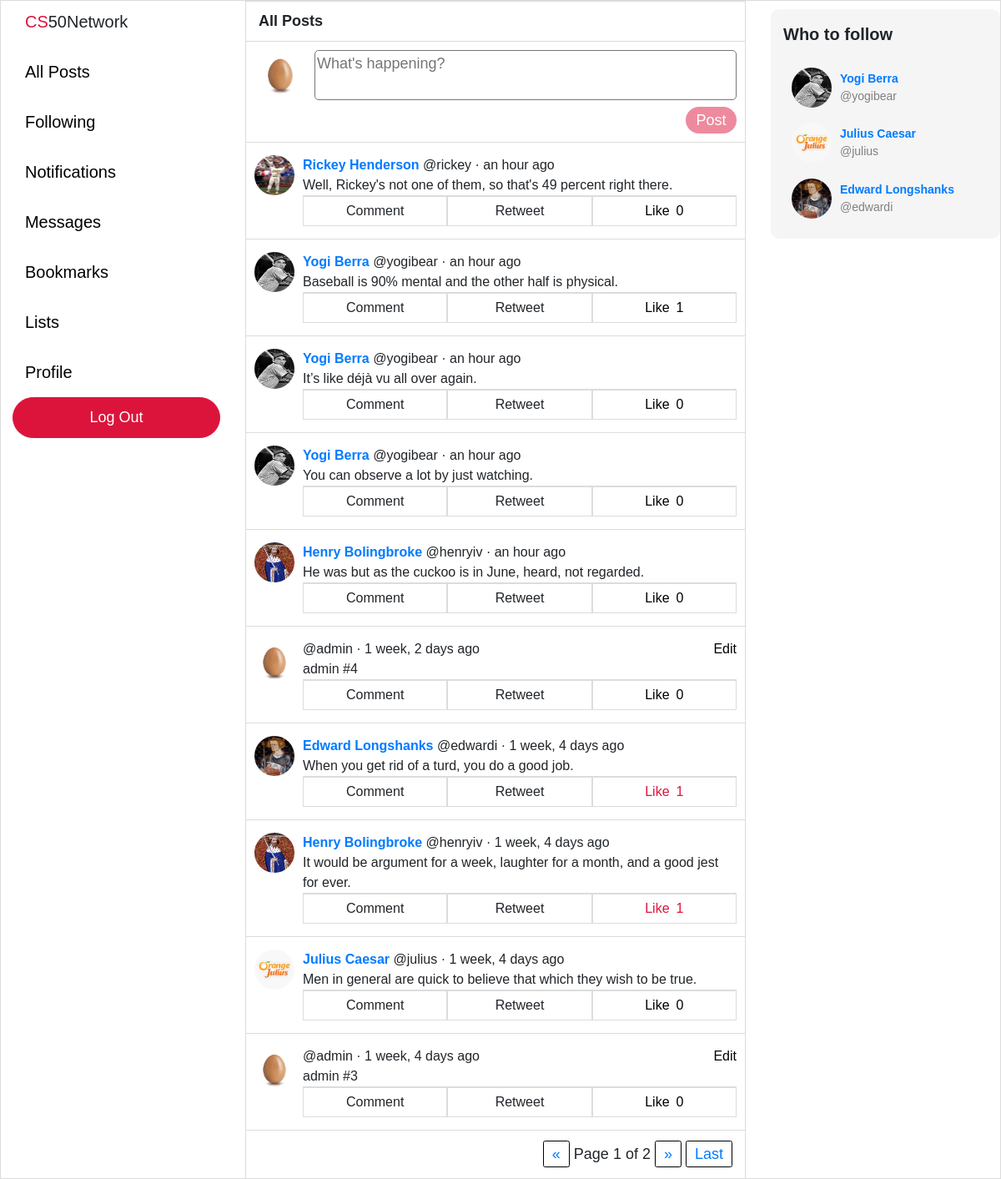
/ (signed in), run on the app's committed database.
### network/models.py (models this page shows, shortened)
class User(AbstractUser):
    pass
    bio = models.TextField(blank=True, max_length=160)
    profile_picture = models.ImageField(default="default.jpeg", upload_to="profile_pictures")

class Post(models.Model):
    user = models.ForeignKey("User", on_delete=models.CASCADE, related_name="posts")
    body = models.TextField(blank=True, max_length=280)
    likes = models.ManyToManyField("User", blank=True, related_name="likes")
    timestamp = models.DateTimeField(auto_now_add=True)
    def get_time(self):
        return humanize.naturaltime(self.timestamp)
    def total_likes(self):
        return self.likes.count()

### network/views.py (the view)
# urls.py: path("", views.index, name="index"),
def index(request):
    posts = Post.objects.all().order_by('-timestamp')
    paginator = Paginator(posts, 10)
    page_number = request.GET.get('page')
    page_obj = paginator.get_page(page_number)
    if request.user.is_anonymous:
        context = {"page_obj": page_obj}
    else:
        context = {
        "page_obj": page_obj,
        "recommend_follow": recommend_follow(request),
    }
    return render(request, "network/index.html", context)

### network/views.py (called while the page is built)
def recommend_follow(request):
    current_user = User.objects.get(username=request.user)
    not_following = User.objects.exclude(
        followers__user=current_user
    ).exclude(username=current_user)
    if len(not_following) > 3: sample_size = 3
    else: sample_size = len(not_following)
    not_following = random.sample(list(not_following), sample_size)
    return not_following

### network/templates/network/index.html (shortened to what this page needs)
{% extends "network/layout.html" %}
{% block body %}
    <div class="page-title">All Posts</div>
    {% if user.is_authenticated %}
    <div class="new-post-outer-container">
    <div class="new-post-container">
        <div class="profile-pic">
            <img src="{{ user.profile_picture.url }}" />
        </div>
    </div>
        <div class="new-post-form">
            <form action="{% url 'add-post' %}" method="POST">
                <textarea maxlength="280" rows="2" name="body" placeholder="What's happening?" required></textarea>
                <div class="submit-container">
                    <input type="submit" value="Post" disabled></input>
                </div>
            </form>
        </div>
    </div>
    {% endif %}
    {% for post in page_obj %}
    <div class="post-outer-container">
        <div class="post-container">
            <div class="profile-pic">
                {% if user.is_authenticated %}
                    <a href="/profile/{{ post.user.username }}">
                        <img src="{{ post.user.profile_picture.url }}" />
                    </a>
                {% else %}
                    <a href="{% url 'login' %}">
                        <img src="{{ post.user.profile_picture.url }}" />
                    </a>
                {% endif %}
            </div>
                <div class="post-body-container">
                    <div class="post-body-top">
                        <div>
                            {% if user.is_authenticated %}
                                <a href="/profile/{{ post.user.username }}"><b>{{ post.user.first_name }} {{ post.user.last_name }}</a> </b> @{{ post.user.username }} · {{ post.get_time }}
                            {% else %}
                                <a href="{% url 'login' %}"><b>{{ post.user.first_name }} {{ post.user.last_name }}</a> </b> @{{ post.user.username }} · {{ post.get_time }}
                            {% endif %}
                    </div>
                    {% if post.user == request.user %}
                    <a class="edit" data-post-id="{{ post.id }}" href="#">Edit</a>
                    {% endif %}
                </div>
                <div class="post-body" data-post-id="{{ post.id }}" data-status="close">
                    <div class="original-post">{{ post.body }}</div>
                </div>
                {% if user.is_authenticated %}
                <div class="post-options">
                    <li>Comment</li>
                    <li>Retweet</li>
                    {% if request.user in post.likes.all %}
                    <li class="like-container" id="liked" title="Unlike" value="{{ post.id }}">
                        <div class="like">Like</div>
                            <div class="like-count">{{ post.total_likes }}</div>
                    </li>
                    {% else %}
                    <li class="like-container" id="not-liked" title="Like" value="{{ post.id }}">
                        <div class="like">Like</div>
                            <div class="like-count">{{ post.total_likes }}</div>
                    </li>
                    {% endif %}
                </div>
                {% endif %}
            </div>
        </div>
    </div>
    {% endfor %}
    <div class="pagination">
        <span class="step-links">
            {% if page_obj.has_previous %}
                <a id="first" href="?page=1">First</a>
                <a id="prev" href="?page={{ page_obj.previous_page_number }}">&laquo;</a>
            {% else %}
                <a id="prev" href="#" style="pointer-events: none;">&laquo;</a>
            {% endif %}
            <span class="current">
                Page {{ page_obj.number }} of {{ page_obj.paginator.num_pages }}
            </span>
            {% if page_obj.has_next %}
                <a id="next" href="?page={{ page_obj.next_page_number }}">&raquo;</a>
                <a id="last" href="?page={{ page_obj.paginator.num_pages }}">Last</a>
            {% else %}
                <a id="next" href="#" style="pointer-events: none;">&raquo;</a>
            {% endif %}
        </span>
    </div>
{% endblock %}

### network/templates/network/layout.html (shortened to what this page needs)
{% load static %}
<!DOCTYPE html>
<html lang="en">
  <head>
    <link
      rel="stylesheet"
      href="https://stackpath.bootstrapcdn.com/bootstrap/4.4.1/css/bootstrap.min.css"
    />
    <link href="{% static 'network/styles.css' %}" rel="stylesheet" />
  </head>
  <body>
    <div class="left-pane">
      <nav class="navigation-bar">
        <div class="logo">
          <div><span style="color: crimson">CS</span>50Network</div>
        </div>
        <div class="navigation-item-container">
          <div class="navigation-item">
            <a class="navigation-link" href="{% url 'index' %}">All Posts</a>
          </div>
        </div>
        {% if user.is_authenticated %}
        <div class="navigation-item-container">
          <div class="navigation-item">
            <a class="navigation-link" href="{% url 'following' %}"
              >Following</a
            >
          </div>
        </div>
        <div class="navigation-item-container">
          <div class="navigation-item">
            <a class="navigation-link" href="#">Notifications</a>
          </div>
        </div>
        <div class="navigation-item-container">
          <div class="navigation-item">
            <a class="navigation-link" href="#">Messages</a>
          </div>
        </div>
        <div class="navigation-item-container">
          <div class="navigation-item">
            <a class="navigation-link" href="#">Bookmarks</a>
          </div>
        </div>
        <div class="navigation-item-container">
          <div class="navigation-item">
            <a class="navigation-link" href="#">Lists</a>
          </div>
        </div>
        <div class="navigation-item-container">
          <div class="navigation-item">
            <a class="navigation-link" href="/profile/{{ request.user }}"
              >Profile</a
            >
          </div>
        </div>
        {% endif %} {% if user.is_authenticated %}
        <div class="logout">
          <a class="navigation-link" href="{% url 'logout' %}">Log Out</a>
        </div>
        {% endif %}
      </nav>
    </div>
    <div class="body">{% block body %} {% endblock %}</div>
    <div class="right-pane">
      {% if user.is_authenticated %}
      <div class="who-to-follow-container">
        <div class="who-to-follow">
          <p>Who to follow</p>
          {% for user in recommend_follow %}
          <div class="recommend-follow">
            <div class="profile-pic">
              <a href="/profile/{{ user.username }}">
                <img src="{{ user.profile_picture.url }}" />
              </a>
            </div>
            <div class="recommend-user">
              <a href="/profile/{{ user.username }}"
                ><div>{{ user.first_name }} {{ user.last_name }}</div>
              </a>
              <div>@{{ user.username }}</div>
            </div>
          </div>
          {% endfor %}
        </div>
      </div>
      {% endif %}
    </div>
  </body>
</html>

### network/static/network/styles.css (style rules this page uses)
body { border: 1px solid gainsboro; display: grid; font-family: Arial, Helvetica, sans-serif; font-size: 18px; grid-template-columns: 2fr minmax(400px, 600px) 2fr; grid-template-rows: 1fr; height: 100vh; width: 100vw; overflow: hidden; }
.navigation-bar { font-size: 20px; margin-top: 10px; margin-left: auto; margin-right: 30px; max-width: 250px; width: 85%; }
.logo { cursor: default; padding-left: 15px; padding-bottom: 15px; }
.navigation-item-container { display: block; }
.navigation-item a { border-radius: 25px; display: inline-block; margin: 5px 0 5px 0; padding: 10px 15px 10px 15px; transition: background-color 0.15s linear; }
.navigation-link { color: black; }
.logout .navigation-link, .register .navigation-link { color: white; font-size: 18px; }
.logout a, .register a { background-color: crimson; border: 1px solid crimson; border-radius: 25px; display: flex; justify-content: center; padding: 10px 0 10px 0; transition: filter 0.25s; }
.body { border-left: 1px solid gainsboro; border-right: 1px solid gainsboro; overflow: scroll; width: 100%; }
.page-title { background-color: white; border-top: 1px solid gainsboro; border-bottom: 1px solid gainsboro; font-weight: bold; margin-top: auto; margin-bottom: auto; padding: 10px 0px 10px 15px; }
.new-post-outer-container { background-color: white; border-bottom: 1px solid gainsboro; display: flex; }
.new-post-container { margin-left: 15px; margin-top: 10px; }
.new-post-container .profile-pic img { height: 52px; width: 52px; }
.new-post-form { padding: 10px 10px 10px 5px; width: 100%; }
.new-post-form textarea, .post-body textarea { border-radius: 5px; outline: none; resize: none; width: 100%; }
.submit-container { display: block; text-align: end; }
.submit-container input { background-color: crimson; border: none; border-radius: 25px; color: white; filter: opacity(50%); padding: 2.5px 12.5px 2.5px 12.5px; transition: filter 0.25s; }
.post-outer-container { border-bottom: 1px solid gainsboro; padding: 15px 10px 15px 10px; }
.post-container { background-color: white; display: flex; font-size: 16px; height: auto; width: 100%; }
.profile-pic img { border-radius: 100%; height: 48px; margin-right: 10px; width: 48px; }
.post-body-container { width: 100%; }
.post-body-top { display: flex; justify-content: space-between; }
.edit { color: black; }
.post-options { border-top: 1px solid gainsboro; display: flex; justify-content: space-around; }
.post-options li { border: 1px solid gainsboro; list-style: none; padding: 5px 0 5px 0; text-align: center; width: 100%; }
.like-container { display: flex; justify-content: center; }
.like { margin-right: 4px; }
.like-count { margin-left: 4px; }
#liked { color: crimson; }
#not-liked { color: black; }
.right-pane { display: block; justify-content: left; }
.who-to-follow-container { height: 275px; margin-top: 10px; margin-left: 30px; width: 275px; }
.who-to-follow { background-color: whitesmoke; border-radius: 10px; display: grid; grid-template-rows: 0.25fr 1fr 1fr 1fr; height: 100%; padding: 15px; width: 100%; }
.who-to-follow p { font-size: 20px; font-weight: bold; height: 100%; }
.recommend-follow { display: grid; align-items: center; display: flex; font-size: 14px; height: 100%; padding-left: 10px; }
.recommend-user div:nth-child(1) { font-weight: bold; }
.recommend-user div:nth-child(2) { color: gray; }
.pagination { padding: 15px 15px 15px 0px; display: flex; justify-content: flex-end; }
#first, #last, #prev, #next { border: 1px solid black; border-radius: 2.5px; padding: 5px 10px 5px 10px; }

### data on the page
User: profile_picture (placeholder picture)
Post: user.profile_picture (picture), user.first_name "Rickey", user.last_name "Henderson", user.username "rickey", get_time "an hour ago", body "Well, Rickey's not one of them, so that's 49 percent right there.", total_likes "0"
Post: user.profile_picture (picture), user.first_name "Yogi", user.last_name "Berra", user.username "yogibear", get_time "an hour ago", body "Baseball is 90% mental and the other half is physical.", total_likes "1"
Post: user.profile_picture (picture), user.first_name "Yogi", user.last_name "Berra", user.username "yogibear", get_time "an hour ago", body "It’s like déjà vu all over again.", total_likes "0"
Post: user.profile_picture (picture), user.first_name "Yogi", user.last_name "Berra", user.username "yogibear", get_time "an hour ago", body "You can observe a lot by just watching.", total_likes "0"
Post: user.profile_picture (picture), user.first_name "Henry", user.last_name "Bolingbroke", user.username "henryiv", get_time "an hour ago", body "He was but as the cuckoo is in June, heard, not regarded.", total_likes "0"
Post: user.profile_picture (placeholder picture), user.username "admin", get_time "1 week, 2 days ago", body "admin #4", total_likes "0"
Post: user.profile_picture (picture), user.first_name "Edward", user.last_name "Longshanks", user.username "edwardi", get_time "1 week, 4 days ago", body "When you get rid of a turd, you do a good job.", total_likes "1"
Post: user.profile_picture (picture), user.first_name "Henry", user.last_name "Bolingbroke", user.username "henryiv", get_time "1 week, 4 days ago", body "It would be argument for a week, laughter for a month, and a good jest for ever.", total_likes "1"
Post: user.profile_picture (picture), user.first_name "Julius", user.last_name "Caesar", user.username "julius", get_time "1 week, 4 days ago", body "Men in general are quick to believe that which they wish to be true.", total_likes "0"
Post: user.profile_picture (placeholder picture), user.username "admin", get_time "1 week, 4 days ago", body "admin #3", total_likes "0"
User: profile_picture (picture), first_name "Yogi", last_name "Berra", username "yogibear"
User: profile_picture (picture), first_name "Julius", last_name "Caesar", username "julius"
User: profile_picture (picture), first_name "Edward", last_name "Longshanks", username "edwardi"

### other printed values
{{ page_obj.number }} "1"
{{ page_obj.paginator.num_pages }} "2"
